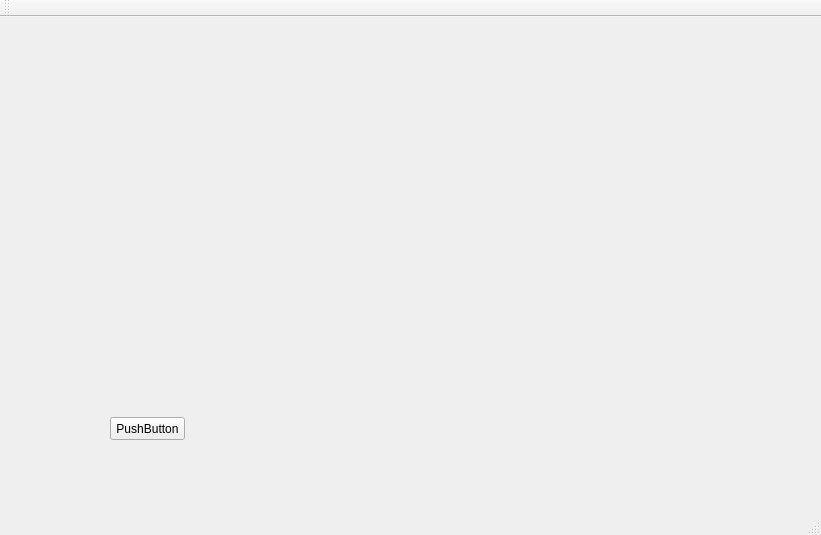
<?xml version="1.0" encoding="UTF-8"?>
<ui version="4.0">
 <class>MainView</class>
 <widget class="QMainWindow" name="MainView">
  <property name="geometry">
   <rect>
    <x>0</x>
    <y>0</y>
    <width>821</width>
    <height>535</height>
   </rect>
  </property>
  <property name="windowTitle">
   <string>MainView</string>
  </property>
  <widget class="QWidget" name="centralWidget">
   <widget class="QWidget" name="horizontalLayoutWidget">
    <property name="geometry">
     <rect>
      <x>10</x>
      <y>0</y>
      <width>801</width>
      <height>329</height>
     </rect>
    </property>
    <layout class="QHBoxLayout" name="viewerLayout">
     <property name="spacing">
      <number>6</number>
     </property>
     <item>
      <widget class="QVTKWidget" name="m_qvtkWidget"/>
     </item>
     <item>
      <widget class="CQtOpenCVViewerGl" name="m_openCVWidget" native="true"/>
     </item>
    </layout>
   </widget>
   <widget class="QPushButton" name="pushButton">
    <property name="geometry">
     <rect>
      <x>110</x>
      <y>400</y>
      <width>75</width>
      <height>23</height>
     </rect>
    </property>
    <property name="text">
     <string>PushButton</string>
    </property>
   </widget>
  </widget>
  <widget class="QMenuBar" name="menuBar">
   <property name="geometry">
    <rect>
     <x>0</x>
     <y>0</y>
     <width>821</width>
     <height>21</height>
    </rect>
   </property>
  </widget>
  <widget class="QToolBar" name="mainToolBar">
   <attribute name="toolBarArea">
    <enum>TopToolBarArea</enum>
   </attribute>
   <attribute name="toolBarBreak">
    <bool>false</bool>
   </attribute>
  </widget>
  <widget class="QStatusBar" name="statusBar"/>
 </widget>
 <layoutdefault spacing="6" margin="11"/>
 <customwidgets>
  <customwidget>
   <class>QVTKWidget</class>
   <extends>QWidget</extends>
   <header>QVTKWidget.h</header>
  </customwidget>
  <customwidget>
   <class>CQtOpenCVViewerGl</class>
   <extends>QWidget</extends>
   <header>cqtopencvviewergl.h</header>
   <container>1</container>
  </customwidget>
 </customwidgets>
 <resources/>
 <connections/>
</ui>
